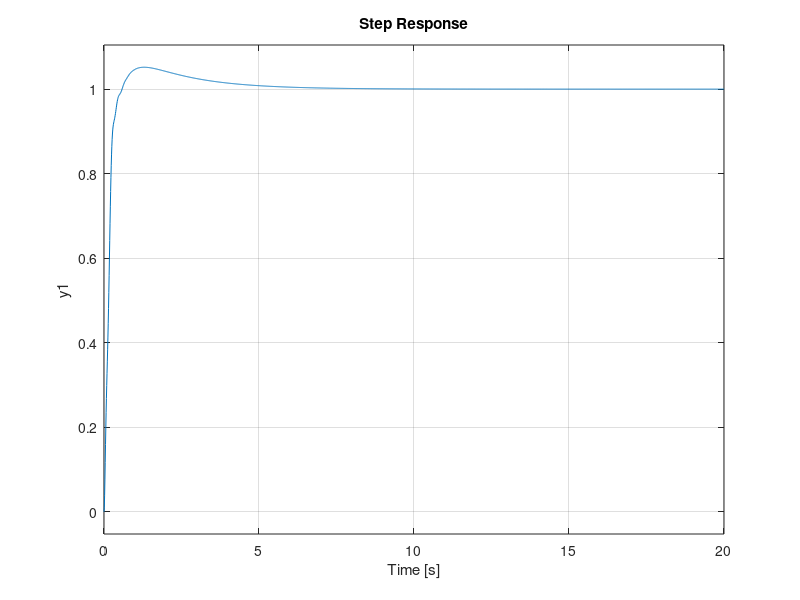

Write the MATLAB code that produced this figure.
clc;
close all
clear all

%% Define State-Space Matrix From Variables derived from equations.


A = [0 1 0 0; 0 -34.69 594.52 0; 0, 0 , 0, 1 ; 0, 34.69 , -1251.63 , 0];
B = [0 ; 61.065 ; 0 ; -61.065];
C = [1 0 0 0];
D = 0;
[num,den]= ss2tf(A,B,C,D);
sys=tf(num,den);
sys
margin(sys)

%% Finiding Gain and Z&P of Lead Controller

% K1 = 5.682;
% C_Lead = tf([0.1175 1],[0.075 1]);
% Sys_Lead = K1*C_Lead*sys;
% margin (Sys_Lead);
% Sys_Lead;
%% Finiding Gain and Z&P of Lag Controller

% K2 = 2.841;
% C_Lag = tf([1 0.483],[1 0.0483]);
% Sys_Lag = K2*C_Lag*sys;
% margin (Sys_Lag);


%% Lead Lag
sys2=28.408*sys;
Lead=tf([1 4.08],[1 6.12])
Lag=tf([1 0.5],[1 0.05])
lead_lag_controller=sys2*1.5*1/10*Lag*Lead
margin(sys2*1.5*1/10*Lag*Lead);
step(feedback(lead_lag_controller,1))
